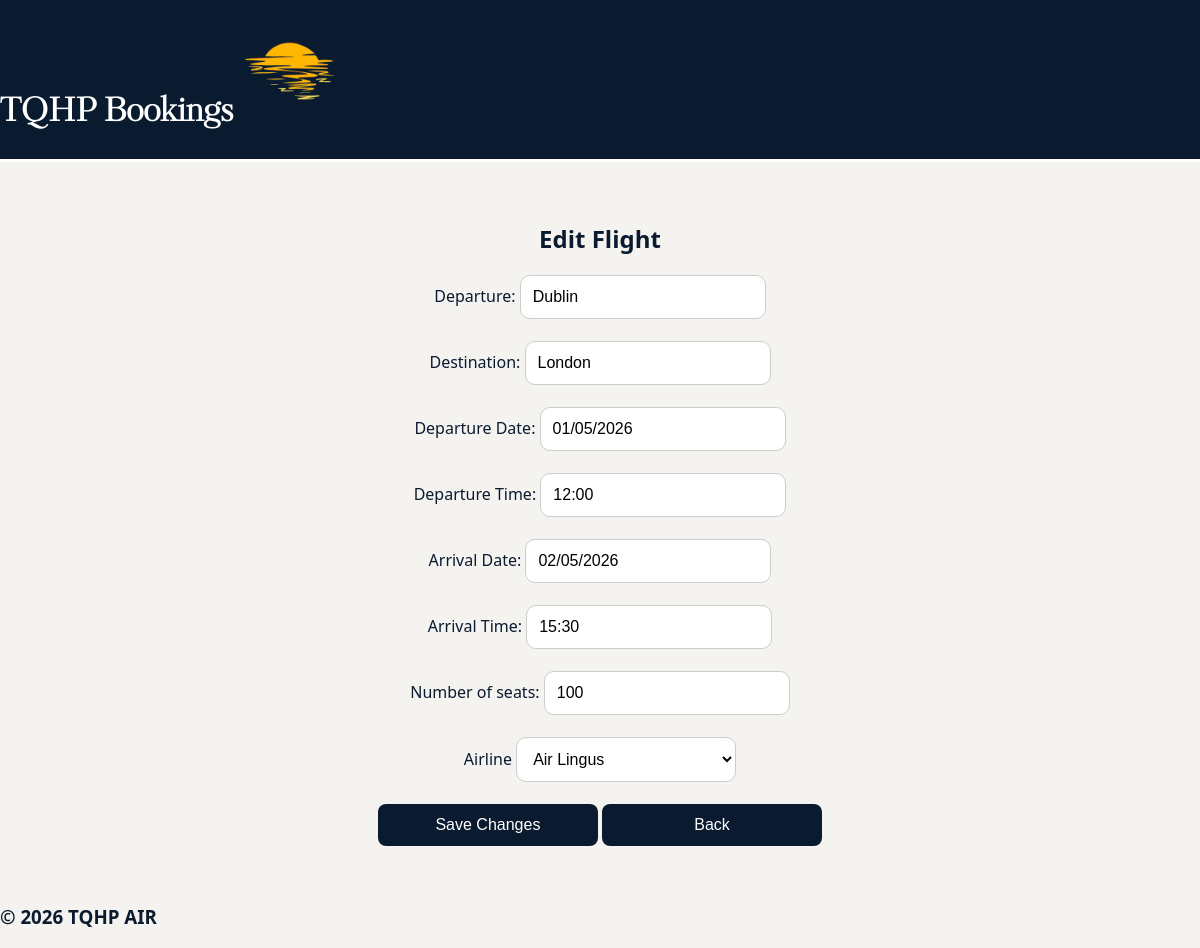
The app's page /editFlight/11 with its own data.
### tables this page shows
CREATE TABLE Flight (
    flightNumber INTEGER PRIMARY KEY AUTOINCREMENT,
    departure TEXT NOT NULL,
    destination TEXT NOT NULL,
    departureDate TEXT NOT NULL,
    departureTime TEXT NOT NULL,
    arrivalDate TEXT NOT NULL,
    arrivalTime TEXT NOT NULL,
    numberSeats INTEGER NOT NULL,
    airlineID INTEGER,
    FOREIGN KEY (airlineID) REFERENCES Airline(airlineID)
);

CREATE TABLE Airline (
    airlineID INTEGER PRIMARY KEY AUTOINCREMENT,
    airlineName TEXT NOT NULL,
    airlineAddress TEXT NOT NULL
);

### project/app.py (the view, shortened to what this page needs)
@app.route("/editFlight/<int:flightID>", methods=["GET", "POST"])
def editFlight(flightID):
    conn = getDbConnection()
    f = conn.execute("SELECT * FROM Flight WHERE flightNumber =?", (flightID,)).fetchone()
    flight = conn.execute("SELECT * FROM Flight WHERE flightNumber =?", (flightID,)).fetchone()
    airlines = conn.execute("SELECT airlineID, airlineName FROM Airline").fetchall()
    conn.close()
    return render_template("editFlight.html", flight=flight, airlines = airlines)

### project/app.py (called while the page is built)
def getDbConnection():
    conn = sqlite3.connect("AirPlaneSystem.db")
    conn.row_factory = sqlite3.Row
    return conn

### project/templates/editFlight.html (shortened to what this page needs)
<!DOCTYPE html>
<html lang="en">
<head>
    <link rel="stylesheet" href="{{ url_for('static', filename='airplane.css') }}">
    <link rel="stylesheet" href="https://cdn.jsdelivr.net/npm/flatpickr/dist/flatpickr.min.css">
    <link rel="stylesheet" href="https://cdn.jsdelivr.net/npm/flatpickr/dist/themes/airbnb.css">
</head>
<body>
        <div class = "topBar">
        <h1>
             TQHP Bookings
            <img id="logo" src="{{ url_for('static', filename='Images/sunset logo.png') }}">
        </h1>
    </div>
    <div class = "main">
    <div class = "entry">
    <form method="POST">
        <h2>Edit Flight</h2>
        Departure:
        <input type="text" name="Departure" value="{{ flight['departure'] }}" required><br><br>
        Destination:
        <input type="text" name="Destination" value="{{ flight['destination'] }}" required><br><br>
        Departure Date:
        <input type="text" id="departureDate" name="Departure Date" value="{{ flight['departureDate'] }}" required><br><br>
        Departure Time:
        <input type="text" id="departureTime" name="Departure Time" value="{{ flight['departureTime'] }}" required><br><br>
        Arrival Date:
        <input type="text" id="arrivalDate" name="Arrival Date" value="{{ flight['arrivalDate'] }}" required><br><br>
        Arrival Time:
        <input type="text" id="arrivalTime" name="Arrival Time" value="{{ flight['arrivalTime'] }}" required><br><br>
        Number of seats:
        <input type="text" name="Number of seats" value="{{ flight['numberSeats'] }}" required><br><br>
        <label for="airline">Airline</label>
        <select name="airline" id="airline" required>
            {% for airline in airlines %}
                <option value="{{ airline[0] }}"
                    {% if airline[0] == flight['airlineID'] %}selected{% endif %}>
                    {{ airline[1] }}
                </option>
            {% endfor %}
        </select>
        <br><br>
        <button class = "button" type="submit">Save Changes</button>
        <button class = "backButton" type ="button" onclick="location.href='/admin'">Back</button>
    </form>
    </div>
    </div>
    <div class = "bottomBar">
        <h3>© 2026 TQHP AIR</h3>
    </div>
</body>
</html>

### project/static/airplane.css (style rules this page uses)
body { margin: 0; font-family: 'Segoe UI', Arial, sans-serif; background: #f5f3ef; color: #0A1A2F; }
.topBar { background: #0A1A2F; color: white; font-size: 16px; display: flex; align-items: center; justify-content: flex-start; border-bottom: 3px solid white; height: 20%; font-family: 'KudryashevDisplay'; }
#logo { height: 100px; width: auto; }
.main { padding: 40px; display: flex; flex-direction: column; align-items: center; text-align: center; }
button { width: 220px; padding: 12px; font-size: 16px; border-radius: 8px; border: none; background: #0A1A2F; color: white; cursor: pointer; transition: 0.2s; }
input[type="text"] { padding: 12px; border-radius: 10px; border: 1px solid #ccc; font-size: 16px; width: 220px; background: white; transition: 0.2s ease; }
select { width: 220px; padding: 12px; border-radius: 10px; border: 1px solid #ccc; font-size: 16px; background: white; cursor: pointer; }

### records on screen
Flight: Departure "Dublin", Destination "London", departureDate "01/05/2026", departureTime "12:00", arrivalDate "02/05/2026", arrivalTime "15:30", numberSeats "100", airline "Air Lingus"
